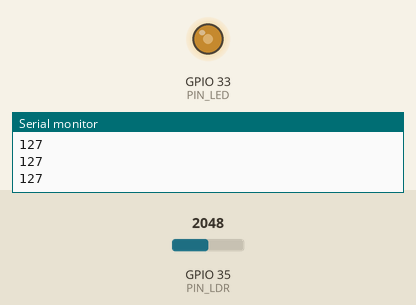
Recording of a sketch running on a simulated ESP32. Parts: output pins drawn as LEDs (lit = HIGH), the last lines printed to the serial monitor. Inputs (shaded band) come from the test bench; at power-on: GPIO 35 (PIN_LDR) = 2048.

Above: at 1.2 s.
1.3 s: GPIO 35 (PIN_LDR) set to 1228
At 1.9 s:
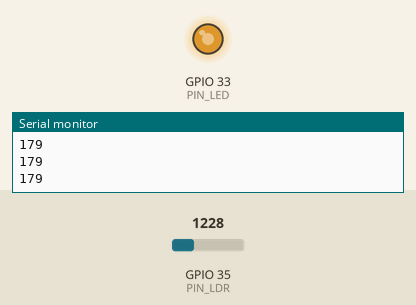
2.8 s: GPIO 35 (PIN_LDR) set to 491
At 3.2 s:
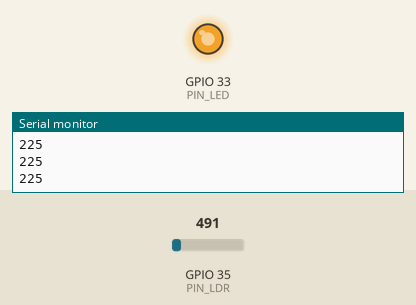
4.3 s: GPIO 35 (PIN_LDR) set to 3603
At 5.5 s:
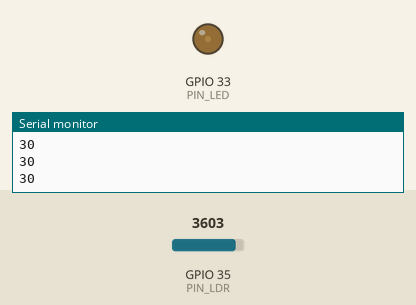
5.8 s: GPIO 35 (PIN_LDR) set to 4095
At 7.1 s:
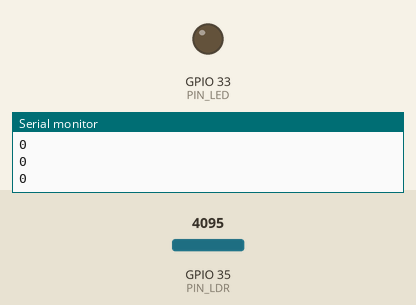
Timing chart, 0 to 8.3 s (numbered marks = the images above; inputs shaded):
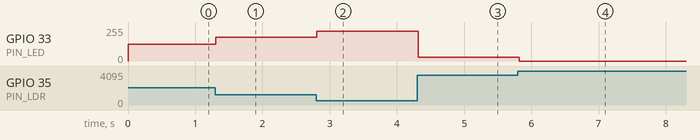

Measured:
- after the input at 1.3 s, GPIO 33 (PIN_LED): 127/255 → 179/255 at once
- after the input at 2.8 s, GPIO 33 (PIN_LED): 179/255 → 225/255 at once
- after the input at 4.3 s, GPIO 33 (PIN_LED): 225/255 → 30/255 at once
- after the input at 5.8 s, GPIO 33 (PIN_LED): 30/255 → 0/255 at once

The sketch:

PWM.ino
```cpp
// Programa que cuando el potenciómetro supere un umbral, el LED se encenderá

#define PIN_LED 33
#define PIN_POT 32
#define PIN_LDR 35

void setup() {
  // Configuración de los pines
  pinMode(PIN_LED, OUTPUT);
  pinMode(PIN_POT, INPUT);
  pinMode(PIN_LDR, INPUT);

  Serial.begin(115200);
}

void loop() {
  // Código para encender y apagar LED respecto a un LDR
  //int estado_pot = analogRead(PIN_POT);
  //Serial.println(estado_pot/16);
  int estado_ldr = analogRead(PIN_LDR);
  analogWrite(PIN_LED, 255 - estado_ldr/16);
  Serial.println(255 - (estado_ldr/16));

  // for (int i=0; i<256;i++){
  //   analogWrite(PIN_LED, i);
  //   delay(10);
  // }

  // for (int i=255; i>=0; i--){
  //   analogWrite(PIN_LED, i);
  //   delay(10);
  // }

  // int estado_pot = analogRead(PIN_POT);
  // analogWrite(PIN_LED, estado_pot/16);

  delay(50);
}
```
